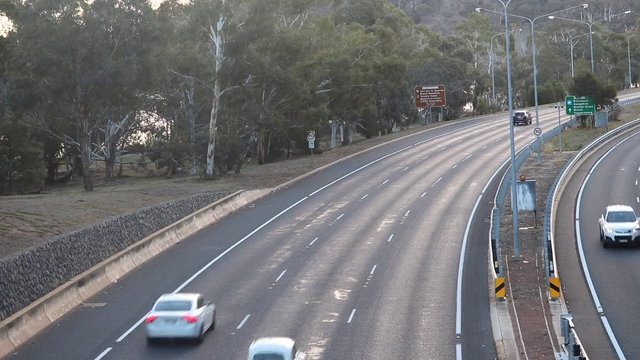
#> input picture frame 117 of carv2.mp4, 640 x 360 px
$ python cars_count.py
#> lines starting #> are read from the running program, lines starting #| are printed output that depends on the picture; after the words box and inside, x2 and y2 are one past the last pixel; in counts of white or black regions, pixels touching at a corner belong together
import cv2

cap=cv2.VideoCapture('C:/Users/HP/Desktop/Car-Detection-Basic-Open-CV-master/carv2.mp4')

car_cascade=cv2.CascadeClassifier('C:/Users/HP/Desktop/Car-Detection-Basic-Open-CV-master/carx.xml')

count=0

while(True):
    ret,frame=cap.read()
#> frame is the input picture: shape (360, 640, 3); mean B, G, R 115.3, 113, 112.7

    grey=cv2.cvtColor(frame,cv2.COLOR_BGR2GRAY)
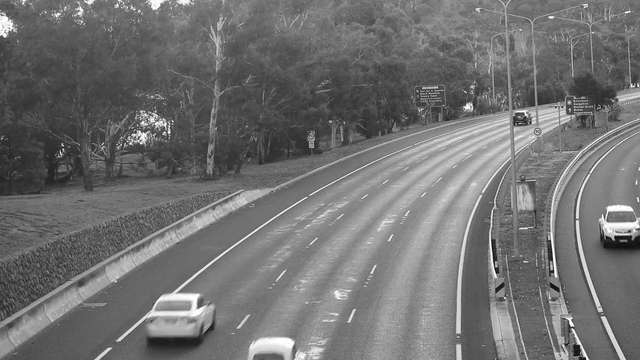
#> grey: shape (360, 640); min 6, max 255, mean 113.2

    height,width,_=frame.shape
#> height = 360; width = 640

    cv2.putText(frame,'count=',(40,40), cv2.FONT_HERSHEY_SIMPLEX,2,(0,0,255),2)
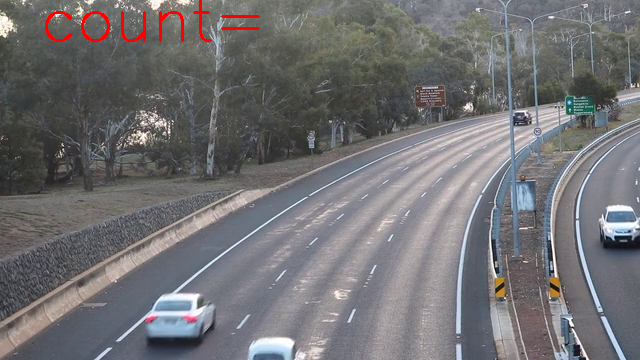
#> frame: shape (360, 640, 3); 0.58% of pixels changed, all inside (x1, y1, x2, y2) = (45, 0, 260, 42)

    cars=car_cascade.detectMultiScale(grey,1.1,1)
#> cars = [[500, 95, 39, 39], [148, 282, 39, 39], [599, 194, 41, 41]]

    for(x,y,w,h) in cars:

        car_cnt=int(y + h/2)
        cnt_line=height-20

        if(car_cnt<cnt_line+10 and car_cnt>cnt_line-10):

            count=count+1

            print(count)

        cv2.rectangle(frame,(x,y),(x+w-8,y+h-8),(0,0,0),2)
        cv2.putText(frame,str(count),(300,45), cv2.FONT_HERSHEY_SIMPLEX,2,(0,0,255),2)
#> this loop made 3 passes
#> (x, y, w, h, car_cnt) on passes 1 to 3: (500, 95, 39, 39, 114), (148, 282, 39, 39, 301), (599, 194, 41, 41, 214)
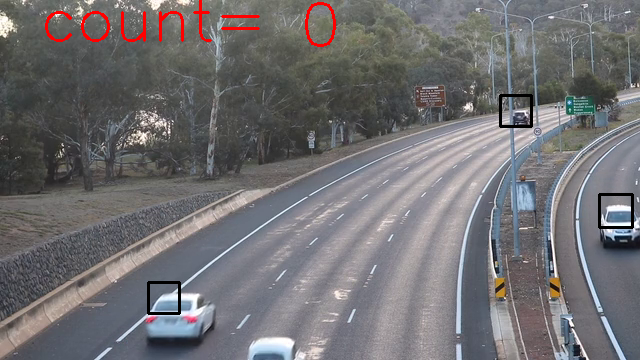
#> frame: shape (360, 640, 3); 0.64% of pixels changed, all inside (x1, y1, x2, y2) = (147, 2, 634, 315)
#> after the loop, count = 0

    cv2.imshow('frame',frame)

    if cv2.waitKey(1) & 0xFF== ord('q'):
#> (key q is pressed here)
        break

cap.release()
cv2.destroyAllWindows()

$ run again, starting later in the video
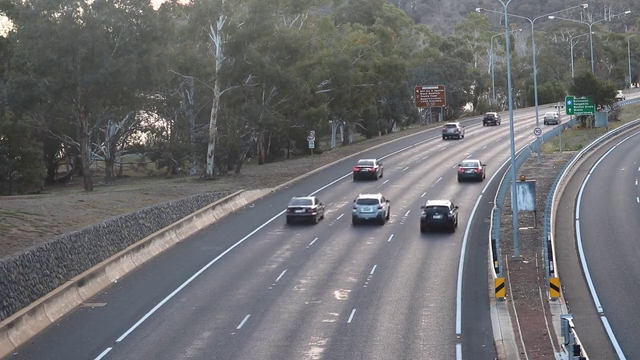
#> input picture frame 527 of carv2.mp4, 640 x 360 px
#> frame is the input picture: shape (360, 640, 3); mean B, G, R 110.9, 108.8, 108.9
#> `cv2.putText(frame,'count=',(40,40), cv2.FONT_HERSHEY_SIMPLEX,2,(0,0,25..`:
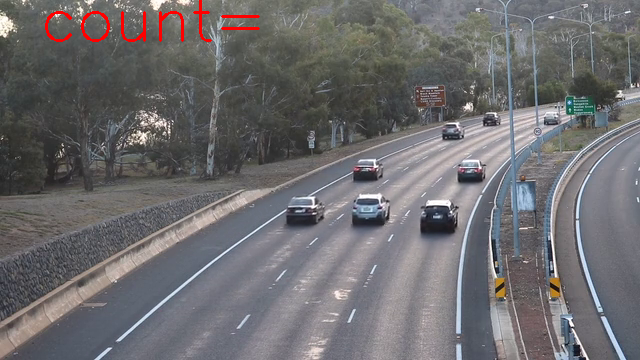
#> frame: shape (360, 640, 3); 0.58% of pixels changed, all inside (x1, y1, x2, y2) = (45, 0, 260, 42)
#> cars = [[476, 104, 29, 29], [432, 110, 42, 42], [445, 147, 48, 48], [341, 144, 50, 50], [556, 92, 50, 50], [270, 181, 60, 60], [336, 182, 62, 62], [404, 187, 65, 65]]
#> the loop `for(x,y,w,h) in cars: ` made 8 passes
#> (x, y, w, h, car_cnt) on passes 1 to 8: (476, 104, 29, 29, 118), (432, 110, 42, 42, 131), (445, 147, 48, 48, 171), (341, 144, 50, 50, 169), (556, 92, 50, 50, 117), (270, 181, 60, 60, 211), (336, 182, 62, 62, 213), (404, 187, 65, 65, 219)
#> after the loop `for(x,y,w,h) in cars:`:
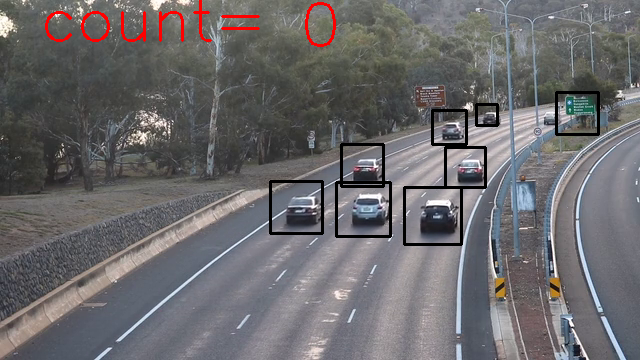
#> frame: shape (360, 640, 3); 1.88% of pixels changed, all inside (x1, y1, x2, y2) = (269, 2, 600, 246)
#> after the loop `for(x,y,w,h) in cars:`: count = 0

$ run again, starting later in the video
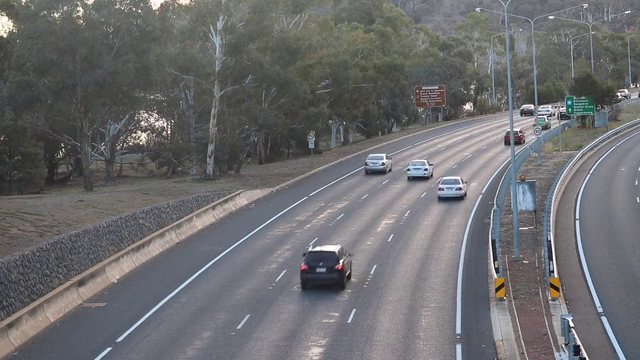
#> input picture frame 938 of carv2.mp4, 640 x 360 px
#> frame is the input picture: shape (360, 640, 3); mean B, G, R 110, 108.1, 108.2
#> `cv2.putText(frame,'count=',(40,40), cv2.FONT_HERSHEY_SIMPLEX,2,(0,0,25..`:
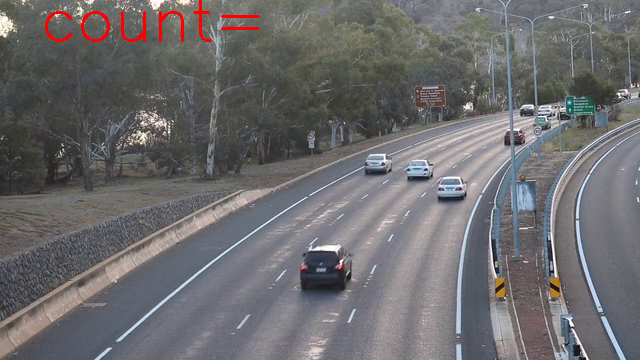
#> frame: shape (360, 640, 3); 0.58% of pixels changed, all inside (x1, y1, x2, y2) = (45, 0, 260, 42)
#> cars = [[515, 98, 24, 24], [399, 154, 38, 38], [352, 140, 50, 50], [426, 169, 47, 47], [262, 210, 111, 111]]
#> the loop `for(x,y,w,h) in cars: ` made 5 passes
#> (x, y, w, h, car_cnt) on passes 1 to 5: (515, 98, 24, 24, 110), (399, 154, 38, 38, 173), (352, 140, 50, 50, 165), (426, 169, 47, 47, 192), (262, 210, 111, 111, 265)
#> after the loop `for(x,y,w,h) in cars:`:
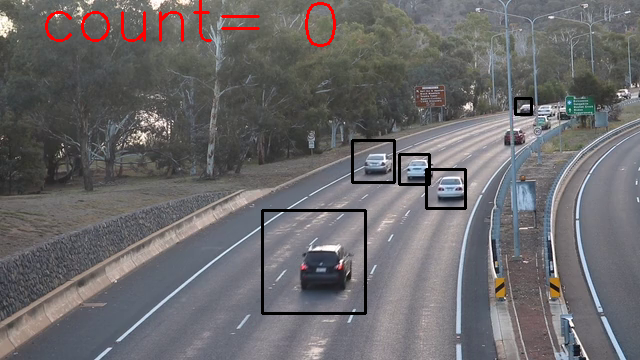
#> frame: shape (360, 640, 3); 1.33% of pixels changed, all inside (x1, y1, x2, y2) = (261, 2, 533, 315)
#> after the loop `for(x,y,w,h) in cars:`: count = 0
